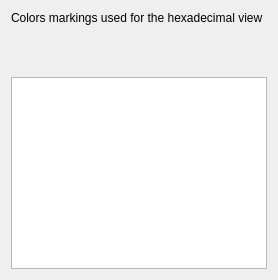
        <widget class="QWidget" name="markingsColorPage">
         <layout class="QVBoxLayout" name="verticalLayout_11">
          <item>
           <widget class="QLabel" name="markingsLabel">
            <property name="text">
             <string>Colors markings used for the hexadecimal view</string>
            </property>
           </widget>
          </item>
          <item>
           <widget class="QWidget" name="markingsButtonWidget" native="true">
            <layout class="QHBoxLayout" name="horizontalLayout_3">
             <item>
              <spacer name="horizontalSpacer_2">
               <property name="orientation">
                <enum>Qt::Horizontal</enum>
               </property>
               <property name="sizeHint" stdset="0">
                <size>
                 <width>40</width>
                 <height>20</height>
                </size>
               </property>
              </spacer>
             </item>
             <item>
              <widget class="QPushButton" name="resetMarkingsPushButton">
               <property name="sizePolicy">
                <sizepolicy hsizetype="Maximum" vsizetype="Fixed">
                 <horstretch>0</horstretch>
                 <verstretch>0</verstretch>
                </sizepolicy>
               </property>
               <property name="maximumSize">
                <size>
                 <width>25</width>
                 <height>16777215</height>
                </size>
               </property>
               <property name="toolTip">
                <string>Reset to the defaults markings</string>
               </property>
               <property name="text">
                <string/>
               </property>
               <property name="icon">
                <iconset resource="gui_res.qrc">
                 <normaloff>:/Images/icons/view-refresh.png</normaloff>:/Images/icons/view-refresh.png</iconset>
               </property>
               <property name="flat">
                <bool>true</bool>
               </property>
              </widget>
             </item>
            </layout>
           </widget>
          </item>
          <item>
           <widget class="QListWidget" name="markingColorsListWidget"/>
          </item>
         </layout>
        </widget>
